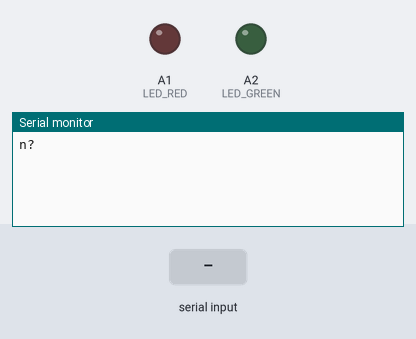
Recording of a sketch running on a simulated Arduino Uno, built with avr-gcc and run on an emulated ATmega328P. On the bench: output pins drawn as LEDs (lit = HIGH), the last lines printed to the serial monitor. The inputs (shaded band) are chosen by the test bench.

Above: at 0.9 s.
1.0 s: "4\n" received over Serial
At 1.02 s:
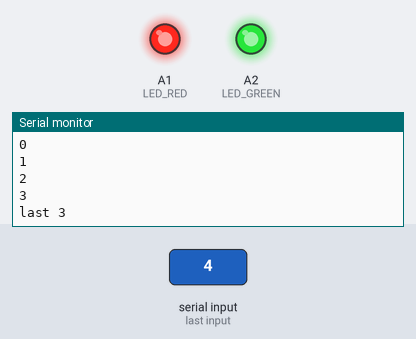
At 1.9 s:
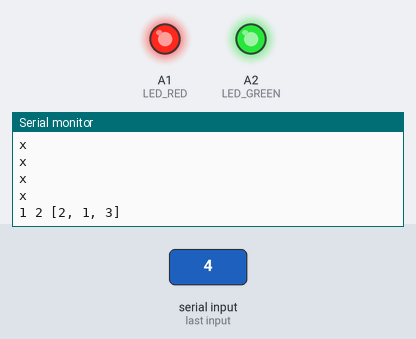
Timing chart, 0 to 4.0 s (numbered marks = the images above; inputs shaded):
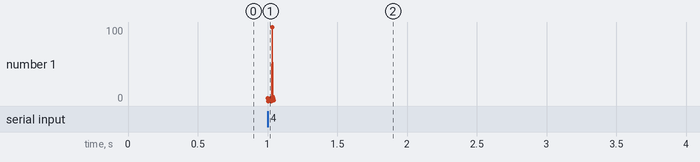

Measured:
- after the input at 1.0 s, the serial monitor: prints a new line at once (image 1)

The sketch:

loops_range.ino
```cpp
// Made from a Python program in the ZERO1 Simulator; edits here are not turned back into Python.
// for loops (§2.4): range forms, the stop worked out once, a hidden counter, _ loops, parallel and chained assignment.

const int LED_RED = A1;        // red LED
const int LED_GREEN = A2;      // green LED

// Runs once: the whole program
void setup() {
  Serial.begin(9600);
  long i = 0;
  pinMode(LED_RED, OUTPUT);
  pinMode(LED_GREEN, OUTPUT);
  const int leds[2] = {LED_RED, LED_GREEN};
  long n = pyInt(pyInput("n? "), 7);
  for (long iCounter = 0; iCounter < n; iCounter++) {
    i = iCounter;
    Serial.println(i);
  }
  Serial.print("last ");
  Serial.println(i);
  const long jStop = n * 2L;
  for (long jCounter = 0; jCounter < jStop; jCounter += 2) {
    long j = jCounter;
    if (j == 4) {
      j = 100;
    }
    Serial.println(j);
  }
  for (long k = n; k > 0; k -= 3) {
    Serial.println(k);
  }
  for (long l = 0; l < 2; l++) {
    for (long m = 0; m < 3; m++) {
      Serial.println("x");
    }
  }
  for (long idx = 0; idx < 2; idx++) {
    digitalWrite(leds[idx], HIGH);
  }
  long a = 0;
  long b = a;
  { long t1 = b + 1L; long t2 = a + 2L; a = t1; b = t2; }
  long nums[3] = {3, 1, 2};
  { long t1 = nums[2]; long t2 = nums[0]; nums[0] = t1; nums[2] = t2; }
  Serial.print(a);
  Serial.print(" ");
  Serial.print(b);
  Serial.print(" ");
  Serial.println(pyListTextL(nums, 3));
}

// The Python program has no "while True:": it has ended.
void loop() {
}

// ---- Helpers that make C++ behave like Python ----

// Stops the program like a Python error: the message goes to the Serial Monitor, then the board halts
void pyFail(int line, String text) {
  Serial.print("Line ");
  Serial.print(line);
  Serial.print(": ");
  Serial.println(text);
  Serial.flush();
  abort();
}

// Python's input(): waits for one line typed in the Serial Monitor and shows it, like a terminal
String pyInput(String prompt) {
  Serial.print(prompt);
  while (Serial.available() == 0) {
  }
  String line = Serial.readStringUntil('\n');
  if (line.endsWith("\r")) line.remove(line.length() - 1);
  Serial.println(line);
  return line;
}

// True when int() can read the text: spaces, an optional sign, then digits
bool pyIsInt(String text) {
  text.trim();
  int start = (text.startsWith("-") || text.startsWith("+")) ? 1 : 0;
  if ((int)text.length() <= start) return false;
  for (int i = start; i < (int)text.length(); i++) {
    char c = text.charAt(i);
    if (c < '0' || c > '9') return false;
  }
  return true;
}

// Python's int(text): stops with ValueError when the text is not a whole number
long pyInt(String text, int line) {
  if (!pyIsInt(text)) pyFail(line, "ValueError: invalid literal for int() with base 10: '" + text + "'");
  text.trim();
  return text.toInt();
}

// str(list) / print(list): [1, 2, 3]
String pyListTextL(long list[], long count) {
  String text = "[";
  for (long i = 0; i < count; i++) {
    if (i > 0) text += ", ";
    text += String(list[i]);
  }
  return text + "]";
}
```
